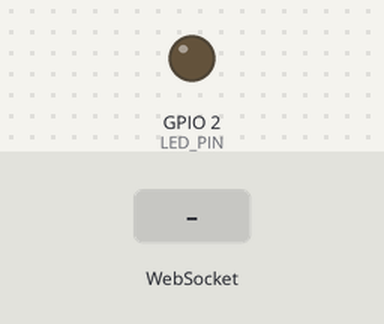
Recording of a sketch running on a simulated ESP32. Parts: output pins drawn as LEDs (lit = HIGH). Inputs (shaded band) come from the test bench. WiFi joins after 1.5 s; servers stay silent unless stated; what the sketch prints to the serial monitor is not drawn.

Above: at 3.4 s.
3.5 s: WebSocket text ">c" received
At 4.5 s:
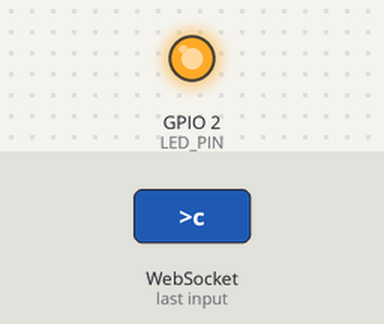
5.0 s: WebSocket text "PONG:" received
6.5 s: WebSocket text "TEST_ACK" received
Timing chart, 0 to 9.5 s (numbered marks = the images above; inputs shaded):
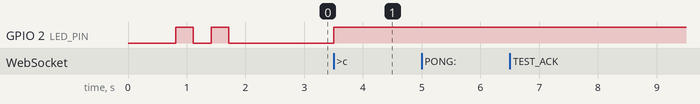

Measured:
- after the input at 3.5 s, GPIO 2 (LED_PIN): LOW → HIGH at once
- after the input at 5.0 s, every drawn part: stays the same
- after the input at 6.5 s, every drawn part: stays the same

The sketch:

wifi_network_test.ino
```cpp
// wifi_network_test/wifi_network_test.ino
// ─────────────────────────────────────────────────────────────────────────────
// WiFi Network Connectivity Test — ESP32 #2 side
// Smart Assistive Part Pick System
//
// PURPOSE:
//   Prove that ESP32 #2 (the Arduino-side relay) can reach this laptop over
//   the WiFi network hosted by ESP32 #1.  NO Arduino involved — pure network test.
//
// WHAT IT DOES:
//   1. ESP32 joins ESP32 #1's WiFi AP as a station.
//   2. Scans 192.168.4.2–.10 on port 5000 to auto-find the laptop running app.py.
//   3. Opens a WebSocket to ws://[laptop-ip]:5000/ws_esp.
//   4. Sends  PING:<seq>  every second.
//   5. Expects PONG:<seq> back (app.py / laptop_test.py handles this already).
//   6. Prints RTT, TX/RX counts, and miss count to Serial Monitor (115200).
//
// LAPTOP SIDE (no changes needed):
//   Just run:  python app.py
//   The PING → PONG handler was already added to /ws_esp.
//   Or run the minimal:  python arduino_bridge/wifi_link_test/laptop_test.py
//
// SETUP:
//   - Flash this to ESP32 #2 (the one near the Arduino / other laptop).
//   - Open Serial Monitor at 115200 baud on that ESP32's USB port.
//   - Watch for "LINK UP" and the RTT numbers streaming in.
//
// WiFi credentials — must match ESP32 #1's AP config
#define WIFI_SSID  "MyESPNetwork"
#define WIFI_PASS  "12345678"

// Flask server port (must match app.py)
#define LAPTOP_PORT  5000
#define LAPTOP_PATH  "/ws_esp"

// How often to send a PING (ms)
#define PING_INTERVAL_MS  1000

// PONG timeout — counts as a miss if no reply in this window (ms)
#define PONG_TIMEOUT_MS   3000

// IP scan range: tries 192.168.4.START to 192.168.4.END to find the laptop
#define SCAN_START  2
#define SCAN_END   10
// ─────────────────────────────────────────────────────────────────────────────

#include <WiFi.h>
#include <WebSocketsClient.h>   // arduinoWebSockets by Markus Sattler

WebSocketsClient ws;

// ── State ─────────────────────────────────────────────────────────────────────
bool    wsConnected  = false;
int     txCount      = 0;
int     rxCount      = 0;
int     missCount    = 0;
int     txSeq        = 0;
int     rxSeq        = -1;

unsigned long lastPingMs     = 0;
unsigned long pingSentMs     = 0;   // millis() when last PING was sent (for RTT)
bool          waitingForPong = false;
int           lastRTT        = -1;  // ms, -1 = not measured yet

// Onboard LED
#define LED_PIN 2

// ─────────────────────────────────────────────────────────────────────────────
// WebSocket event handler
// ─────────────────────────────────────────────────────────────────────────────

void onWsEvent(WStype_t type, uint8_t* payload, size_t length) {
    switch (type) {

        case WStype_CONNECTED:
            wsConnected = true;
            digitalWrite(LED_PIN, HIGH);
            Serial.println("\n[WS] ✓ Connected to laptop Flask server — LINK UP");
            Serial.println("[WS] Sending PINGs every second. Watch for PONGs...\n");
            printHeader();
            break;

        case WStype_DISCONNECTED:
            wsConnected = false;
            digitalWrite(LED_PIN, LOW);
            Serial.println("\n[WS] Disconnected — retrying...");
            break;

        case WStype_TEXT: {
            String msg = String((char*)payload, length);

            // app.py wraps its response in >c...< when sending through the relay.
            // In a direct WebSocket test (laptop_test.py), it sends plain PONG:N.
            // Handle both formats.
            if (msg.startsWith(">c") && msg.endsWith("<")) {
                msg = msg.substring(2, msg.length() - 1);
            }

            if (msg.startsWith("PONG:")) {
                int pongSeq = msg.substring(5).toInt();
                unsigned long now = millis();

                rxCount++;
                rxSeq = pongSeq;
                lastRTT = (int)(now - pingSentMs);
                waitingForPong = false;

                bool matched = (pongSeq == ((txSeq - 1 + 10000) % 10000));
                printStats(matched);
            }

            // TEST_ACK from laptop — just acknowledge
            if (msg == "TEST_ACK") {
                Serial.println("[WS] Laptop is in test mode (TEST_ACK received).");
            }
            break;
        }

        case WStype_ERROR:
            Serial.println("[WS] Error");
            break;

        default:
            break;
    }
}

// ─────────────────────────────────────────────────────────────────────────────
// Find laptop: TCP probe each candidate IP until port 5000 responds
// ─────────────────────────────────────────────────────────────────────────────

IPAddress findLaptop() {
    Serial.println("[Scan] Searching for laptop on 192.168.4.x:5000 ...");
    for (int i = SCAN_START; i <= SCAN_END; i++) {
        IPAddress candidate(192, 168, 4, i);
        WiFiClient probe;
        probe.setTimeout(400);
        Serial.print("[Scan]   192.168.4.");
        Serial.print(i);
        Serial.print(" ... ");
        if (probe.connect(candidate, LAPTOP_PORT)) {
            probe.stop();
            Serial.println("FOUND ✓");
            return candidate;
        }
        Serial.println("no response");
    }
    return IPAddress(0, 0, 0, 0);   // not found
}

// ─────────────────────────────────────────────────────────────────────────────
// Print helpers
// ─────────────────────────────────────────────────────────────────────────────

void printHeader() {
    Serial.println("──────────────────────────────────────────────────────────");
    Serial.println("  TX(sent)  RX(recv)  MISS  RTT(ms)  SEQ match?");
    Serial.println("──────────────────────────────────────────────────────────");
}

void printStats(bool seqMatched) {
    char buf[80];
    snprintf(buf, sizeof(buf),
        "  %-9d %-9d %-5d %-8d %s",
        txCount, rxCount, missCount,
        lastRTT >= 0 ? lastRTT : 0,
        seqMatched ? "OK" : "MISMATCH");
    Serial.println(buf);
}

// ─────────────────────────────────────────────────────────────────────────────
// setup
// ─────────────────────────────────────────────────────────────────────────────

void setup() {
    Serial.begin(115200);
    delay(500);
    pinMode(LED_PIN, OUTPUT);
    digitalWrite(LED_PIN, LOW);

    Serial.println("=======================================================");
    Serial.println("  WiFi Network Test — ESP32 #2");
    Serial.println("=======================================================");

    // ── Connect to ESP32 #1's AP ──────────────────────────────────────────
    Serial.print("[WiFi] Connecting to AP: ");
    Serial.println(WIFI_SSID);
    WiFi.mode(WIFI_STA);
    WiFi.begin(WIFI_SSID, WIFI_PASS);

    // Blink while connecting
    int dots = 0;
    while (WiFi.status() != WL_CONNECTED) {
        digitalWrite(LED_PIN, dots % 2);
        delay(300);
        Serial.print(".");
        dots++;
        if (dots > 40) {
            Serial.println("\n[WiFi] Still waiting — is ESP32 #1 AP running?");
            dots = 0;
        }
    }
    digitalWrite(LED_PIN, LOW);

    Serial.println("\n[WiFi] Connected!");
    Serial.print("[WiFi] This ESP32's IP: ");
    Serial.println(WiFi.localIP());
    Serial.print("[WiFi] RSSI: ");
    Serial.print(WiFi.RSSI());
    Serial.println(" dBm");
    Serial.println();

    // ── Find the laptop running app.py ────────────────────────────────────
    IPAddress laptopIP = findLaptop();
    if (laptopIP == IPAddress(0, 0, 0, 0)) {
        Serial.println("[ERROR] Laptop not found! Is app.py running?");
        Serial.println("        Retrying in 5 seconds...");
        delay(5000);
        ESP.restart();
    }

    Serial.print("[Laptop] Flask server found at: ");
    Serial.println(laptopIP);
    Serial.println();

    // ── Open WebSocket to laptop ──────────────────────────────────────────
    ws.begin(laptopIP.toString().c_str(), LAPTOP_PORT, LAPTOP_PATH);
    ws.onEvent(onWsEvent);
    ws.setReconnectInterval(3000);

    lastPingMs = millis();
}

// ─────────────────────────────────────────────────────────────────────────────
// loop
// ─────────────────────────────────────────────────────────────────────────────

void loop() {
    ws.loop();

    unsigned long now = millis();

    if (!wsConnected) return;

    // ── Send PING ─────────────────────────────────────────────────────────
    if (now - lastPingMs >= PING_INTERVAL_MS) {
        lastPingMs = now;

        // Previous PING timed out?
        if (waitingForPong) {
            missCount++;
            waitingForPong = false;
            Serial.println("  [MISS] No PONG received in time");
        }

        // Send new PING as plain text (app.py strips >t...< framing itself,
        // and the relay framing is only for the Arduino→Laptop path.
        // From the ESP32 side in test mode we send plain text directly.)
        String ping = "PING:" + String(txSeq);
        ws.sendTXT(ping);

        pingSentMs    = now;
        waitingForPong = true;
        txCount++;
        txSeq = (txSeq + 1) % 10000;
    }

    // ── PONG timeout check ────────────────────────────────────────────────
    if (waitingForPong && (now - pingSentMs >= PONG_TIMEOUT_MS)) {
        missCount++;
        waitingForPong = false;
        Serial.println("  [TIMEOUT] PONG not received — miss counted");
    }
}
```
